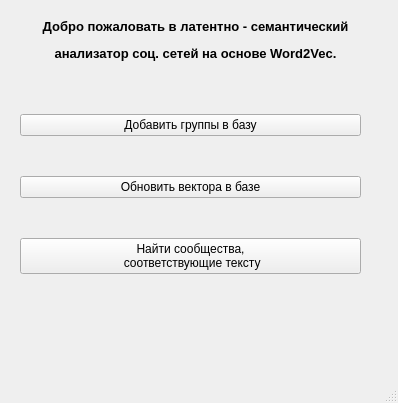
<?xml version="1.0" encoding="UTF-8"?>
<ui version="4.0">
 <class>MainWindow</class>
 <widget class="QMainWindow" name="MainWindow">
  <property name="geometry">
   <rect>
    <x>0</x>
    <y>0</y>
    <width>398</width>
    <height>403</height>
   </rect>
  </property>
  <property name="windowTitle">
   <string>MainWindow</string>
  </property>
  <widget class="QWidget" name="centralwidget">
   <widget class="QLabel" name="label">
    <property name="geometry">
     <rect>
      <x>10</x>
      <y>10</y>
      <width>371</width>
      <height>61</height>
     </rect>
    </property>
    <property name="text">
     <string>&lt;html&gt;&lt;head/&gt;&lt;body&gt;&lt;p align=&quot;center&quot;&gt;&lt;span style=&quot; font-size:10pt; font-weight:600;&quot;&gt;Добро пожаловать в латентно - семантический&lt;/span&gt;&lt;/p&gt;&lt;p align=&quot;center&quot;&gt;&lt;span style=&quot; font-size:10pt; font-weight:600;&quot;&gt; анализатор соц. сетей на основе Word2Vec.&lt;/span&gt;&lt;/p&gt;&lt;/body&gt;&lt;/html&gt;</string>
    </property>
   </widget>
   <widget class="QWidget" name="verticalLayoutWidget">
    <property name="geometry">
     <rect>
      <x>20</x>
      <y>80</y>
      <width>341</width>
      <height>231</height>
     </rect>
    </property>
    <layout class="QVBoxLayout" name="verticalLayout">
     <item>
      <widget class="QPushButton" name="pushButton">
       <property name="text">
        <string>Добавить группы в базу</string>
       </property>
      </widget>
     </item>
     <item>
      <widget class="QPushButton" name="pushButton_2">
       <property name="text">
        <string>Обновить вектора в базе</string>
       </property>
      </widget>
     </item>
     <item>
      <widget class="QPushButton" name="pushButton_3">
       <property name="text">
        <string>Найти сообщества,
 соответствующие тексту</string>
       </property>
      </widget>
     </item>
    </layout>
   </widget>
  </widget>
  <widget class="QMenuBar" name="menubar">
   <property name="geometry">
    <rect>
     <x>0</x>
     <y>0</y>
     <width>398</width>
     <height>21</height>
    </rect>
   </property>
  </widget>
  <widget class="QStatusBar" name="statusbar"/>
 </widget>
 <resources/>
 <connections/>
</ui>
